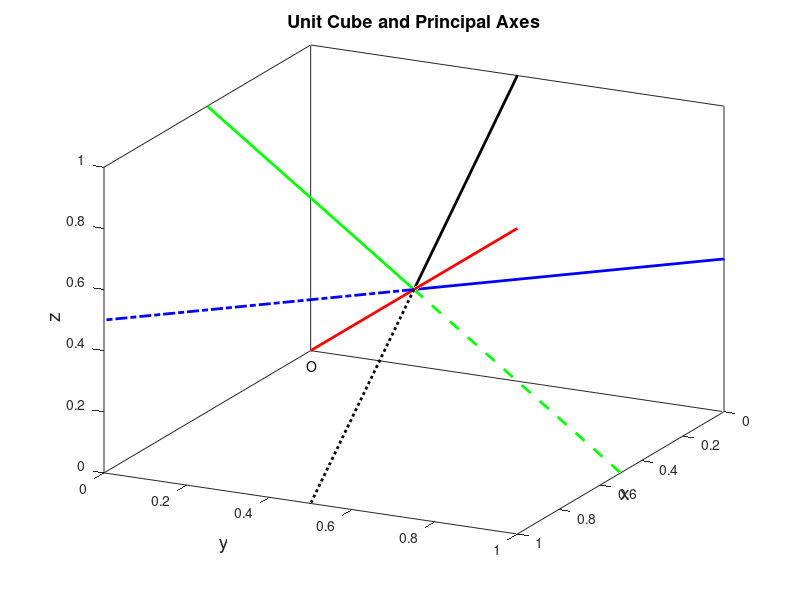

The MATLAB script that drew this image: (Note: this script raises an error after producing the figure.)
%cube_princ_ax.m
%draws a cube with origin at a corner, the principal axes with the 
%axis of symmetry
clear;
axis ([0,1,0,1,0,1])
%grid on;
box on
view([1 1/2 1/2])%viewpoint in x,y,z cartesian coords
%view(azimuth,elevation)%if desired, maximum is 90 degrees each)
%principal axes
v=1/2; %view best if translate axes by v, other than the symmetry axis
a=line([0,1],[0,1],[0,1],'color', 'r', 'linewidth', 2);%symmetry axis 
%first perpendicular axis and its mirror image
b(1)=line([0+v,1+v],[0+v,-1+v],[0+v,0+v],'LineStyle','-.','color'...
    ,'b','linewidth',2);
line([0+v,-1+v],[0+v,1+v],[0+v,0+v],'LineStyle','-','color','b',...
    'linewidth',2);
%2nd perpendicular axis and its mirror image
b(2)=line([0+v,0+v],[0+v,1+v],[0+v,-1+v],'LineStyle','--',...
    'color','g','linewidth',2);
line([0+v,0+v],[0+v,-1+v],[0+v,1+v],'LineStyle','-','color'...
    ,'g','linewidth',2);
%3rd perpendicular + mirror image, equivalent to 2nd by rotation symmetry
b(3)=line([0+v,1+v],[0+v,0+v],[0+v,-1+v],'LineStyle',':','color','k',...
    'linewidth',2);
line([0+v,-1+v],[0+v,0+v],[0+v,1+v],'LineStyle','-','color',...
    'k','linewidth',2);
title('Unit Cube and Principal Axes','FontSize',13)
xlabel('x','FontSize',14,'Position',[7.6 4.55 3.5]);
ylabel('y','FontSize',14,'Position',[7.6 3.6 3.15]);
zlabel('z','FontSize',14),text(.1,.04,0,'O')
h=legend([a,b],'Princ. Sym. Axis (1,1,1)','2nd Princ. Axis (1,-1,0)',...
    '3rd Princ. Axis (0,1,-1)','Equiv. to 3rd (1,0,-1)',0);
set(h,'FontSize',8,'Position',[0.68 0.83 0.26 0.14])
hold on %let's draw a polygon at the axes intersection with cube edges
x = [1;1/2;0;0;1/2;1;]; y=[0;0;1/2;1;1;1/2;]; z=[1/2;1;1;1/2;0;0];
h=fill3(x,y,z,[0.75 0.75 0.75]);          %draws the hexagon
set(h,'EdgeAlpha',[.3],'FaceAlpha',[0.5]) %hexagon edges, transparent
